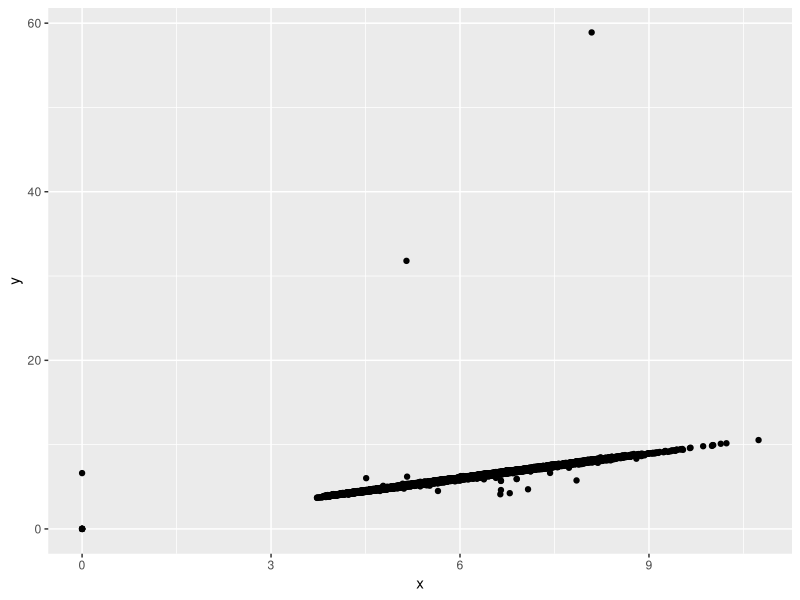
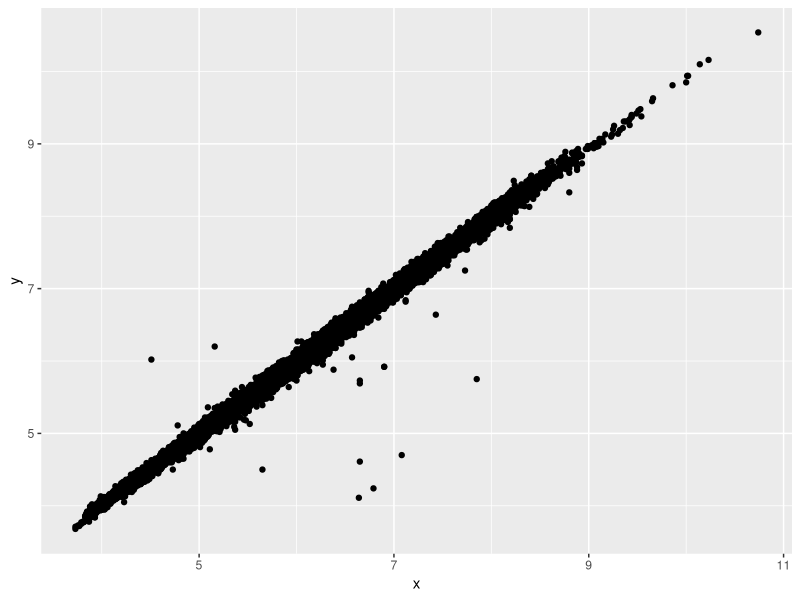
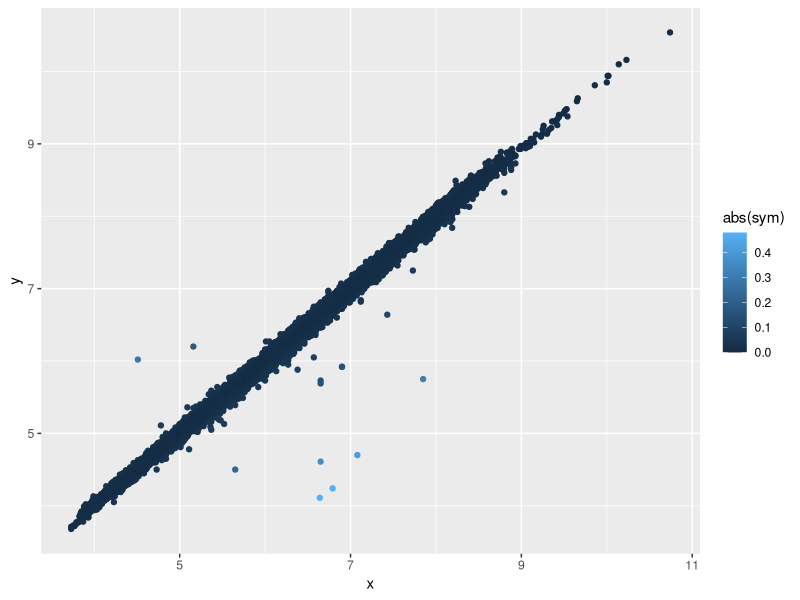
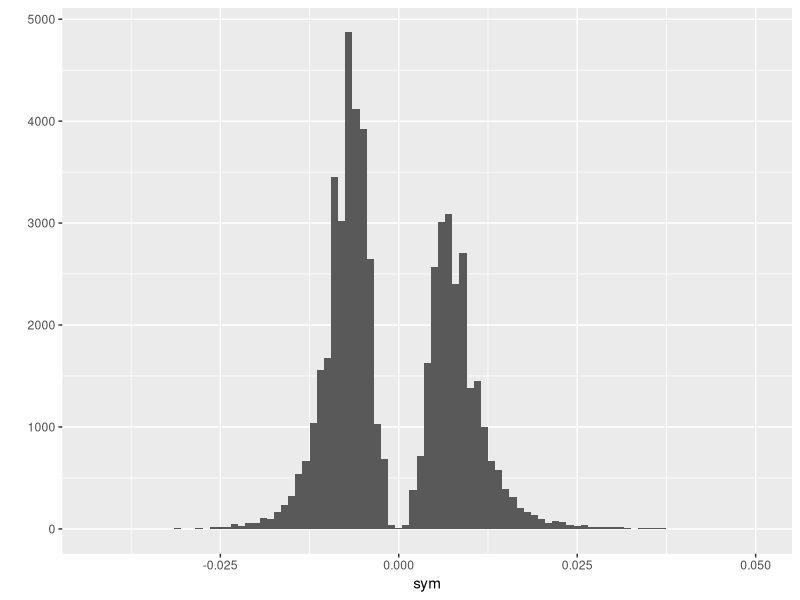

The R source for these figures, in order:
## ---- chunk 1
library(ggplot2)
library(dplyr)
library(tidyr)
options(digits = 2, width = 60)
## ---- chunk 2
qplot(x, y, data = diamonds)

diamonds <- diamonds %>% tbl_df()
diamonds %>% filter(x == 0 | y == 0 | z == 0)

diamonds_ok <- filter(diamonds,
  x > 0, y > 0, z > 0,
  y < 20, z < 10
)
## ---- chunk 3
NA == NA
NA != NA
is.na(NA)
## ---- chunk 4


diamonds <- diamonds %>% 
  mutate(
    x = ifelse(x == 0, NA, x),
    y = ifelse(y == 0, NA, y),
    z = ifelse(z == 0, NA, z)
  )

diamonds_ok <- diamonds_ok <- mutate(diamonds_ok,
    vol = x * y * z,
    density = vol / carat,
    sym = log(x / y)
  )

qplot(x, y, data = diamonds_ok)
qplot(x, y, data = diamonds_ok, colour = abs(sym))

diamonds_ok2 <- diamonds_ok %>% filter(abs(sym) < 0.05)
qplot(sym, data = diamonds_ok2, binwidth = 0.001) 
table(sign(diamonds_ok2$sym))
